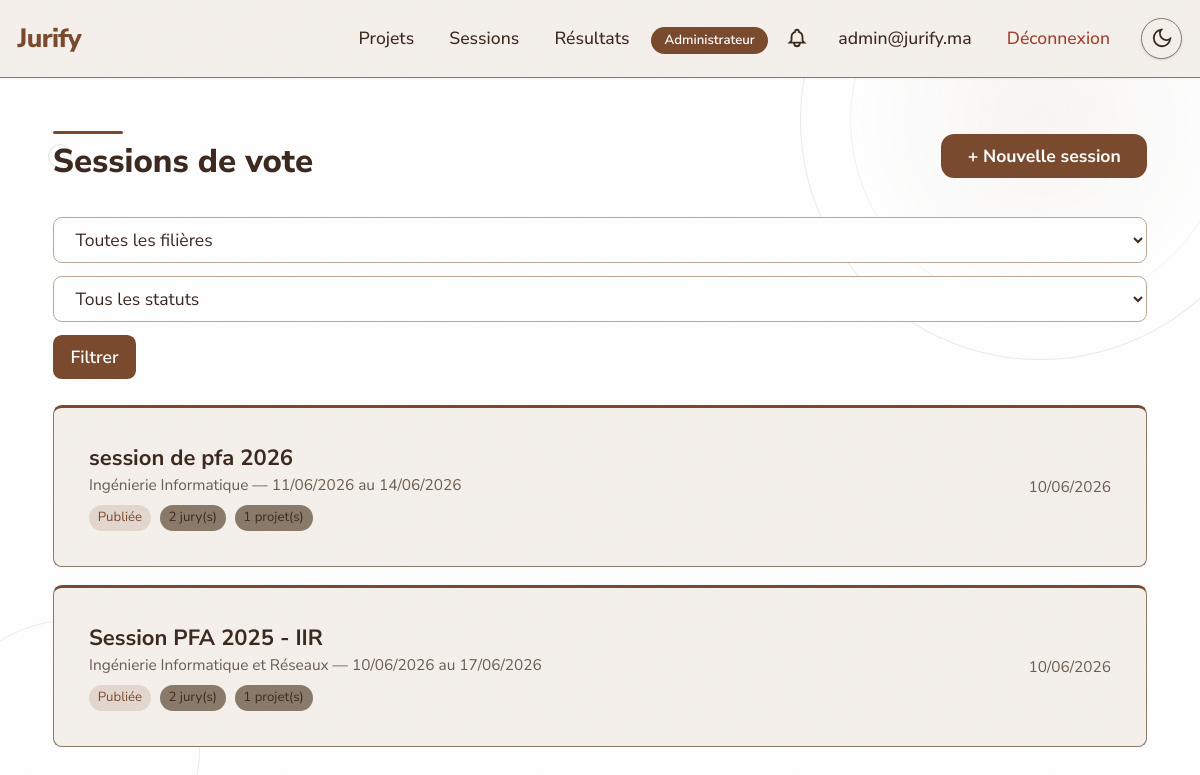
The app's page /sessions/ (signed in) with its own data.
### website/models.py (models this page shows, shortened)
class CustomUser(AbstractUser):
    class Role(models.TextChoices):
        ADMIN = 'ADMIN', 'Administrateur'
        JURY = 'JURY', 'Membre du Jury'
        PRESIDENT_JURY = 'PRESIDENT_JURY', 'Président du Jury'
        STUDENT = 'STUDENT', 'Étudiant'
        GUEST = 'GUEST', 'Invité'
    role = models.CharField(max_length=20, choices=Role.choices, default=Role.STUDENT)
    email = models.EmailField(unique=True)
    failed_login_attempts = models.IntegerField(default=0)
    locked_until = models.DateTimeField(null=True, blank=True)
    USERNAME_FIELD = 'email'
    REQUIRED_FIELDS = ['username']
    class Meta:
        verbose_name = 'Utilisateur'
        verbose_name_plural = 'Utilisateurs'

class SessionVote(models.Model):
    class Status(models.TextChoices):
        PLANNED = 'PLANNED', 'Planifiée'
        OPEN = 'OPEN', 'Ouverte'
        CLOSED = 'CLOSED', 'Fermée'
        PUBLISHED = 'PUBLISHED', 'Publiée'
    nom = models.CharField('Nom', max_length=200)
    date_debut = models.DateTimeField('Date de début')
    date_fin = models.DateTimeField('Date de fin')
    filiere = models.CharField('Filière', max_length=5, choices=Projet.Filiere.choices)
    status = models.CharField('Statut', max_length=20, choices=Status.choices, default=Status.PLANNED)
    created_by = models.ForeignKey(
        CustomUser, on_delete=models.CASCADE, related_name='sessions_created',
        verbose_name='Créée par'
    )
    projets = models.ManyToManyField(
        Projet, related_name='sessions', blank=True, verbose_name='Projets'
    )
    jury = models.ManyToManyField(
        CustomUser, related_name='sessions_jury', blank=True, verbose_name='Membres du jury'
    )
    created_at = models.DateTimeField('Créée le', auto_now_add=True)
    updated_at = models.DateTimeField('Modifiée le', auto_now=True)
    closed_at = models.DateTimeField('Fermée le', null=True, blank=True)
    published_at = models.DateTimeField('Publiée le', null=True, blank=True)
    closed_by = models.ForeignKey(
        CustomUser, on_delete=models.SET_NULL, null=True, blank=True,
        related_name='sessions_closed', verbose_name='Fermée par'
    )
    published_by = models.ForeignKey(
        CustomUser, on_delete=models.SET_NULL, null=True, blank=True,
        related_name='sessions_published', verbose_name='Publiée par'
    )
    class Meta:
        verbose_name = 'Session de vote'
        verbose_name_plural = 'Sessions de vote'
        ordering = ['-date_debut']

### website/views.py (the view)
# urls.py: path('sessions/', views.session_list_view, name='session_list'),
@role_required('ADMIN', 'JURY', 'PRESIDENT_JURY')
def session_list_view(request):
    if request.user.role == 'ADMIN':
        sessions = SessionVote.objects.all()
    else:
        sessions = SessionVote.objects.filter(jury=request.user)
    filiere = request.GET.get('filiere')
    status = request.GET.get('status')
    if filiere:
        sessions = sessions.filter(filiere=filiere)
    if status:
        sessions = sessions.filter(status=status)
    return render(request, 'session_list.html', {
        'sessions': sessions,
        'title': 'Sessions de vote',
        'current_filiere': filiere,
        'current_status': status,
        'session_vote': SessionVote,
        'projet_model': Projet,
    })

### website/context_processors.py (called while the page is built)
def notifications_processor(request):
    if request.user.is_authenticated:
        return {
            'unread_notifications_count': Notification.objects.filter(
                user=request.user, lu=False
            ).count(),
        }
    return {}

### website/templates/session_list.html (shortened to what this page needs)
{% extends 'base.html' %}
{% load static %}
{% block content %}
<div class="max-w-6xl mx-auto p-6 md:p-12">
    <div class="flex flex-col md:flex-row md:items-center md:justify-between gap-4 mb-8">
        <div>
            <div class="page-heading-drip"></div>
            <h1 class="text-3xl font-extrabold mt-2">{{ title }}</h1>
        </div>
        {% if user.role == 'ADMIN' %}
            <a href="{% url 'session_create' %}"
               class="bg-[var(--color-primary)] text-[var(--color-on-primary)] px-6 py-2 rounded-xl font-bold hover:opacity-90 transition-opacity btn-pop text-center">
                + Nouvelle session
            </a>
        {% endif %}
    </div>
    <form method="GET" class="flex flex-wrap gap-3 mb-6">
        <select name="filiere" class="px-4 py-2 border rounded-lg" onchange="this.form.submit()">
            <option value="">Toutes les filières</option>
        </select>
        <select name="status" class="px-4 py-2 border rounded-lg" onchange="this.form.submit()">
            <option value="">Tous les statuts</option>
        </select>
        <button type="submit" class="px-4 py-2 bg-[var(--color-primary)] text-[var(--color-on-primary)] rounded-lg font-semibold hover:opacity-90 btn-pop">
            Filtrer
        </button>
    </form>
    {% if sessions %}
        <div class="grid gap-4">
            {% for session in sessions %}
                {% if user.role == 'ADMIN' %}
                <a href="{% url 'session_detail' pk=session.pk %}"
                   class="rounded-box card-accent card-lift block">
                {% else %}
                <div class="rounded-box card-accent">
                {% endif %}
                    <div class="flex flex-col md:flex-row md:items-center md:justify-between gap-2">
                        <div class="flex-1">
                            <h3 class="text-xl font-bold">{{ session.nom }}</h3>
                            <p class="text-sm text-[var(--color-muted)]">
                                {{ session.get_filiere_display }} — {{ session.date_debut|date:"d/m/Y" }} au {{ session.date_fin|date:"d/m/Y" }}
                            </p>
                            <div class="flex flex-wrap gap-2 mt-2">
                                <span class="text-xs px-2 py-1 rounded-full
                                    {% if session.status == 'OPEN' %}bg-green-100 text-green-700
                                    {% elif session.status == 'CLOSED' %}bg-orange-100 text-orange-700
                                    {% elif session.status == 'PUBLISHED' %}bg-blue-100 text-blue-700
                                    {% else %}bg-gray-100 text-gray-700{% endif %}">
                                    {{ session.get_status_display }}
                                </span>
                                <span class="text-xs px-2 py-1 rounded-full bg-[var(--color-border)]">
                                    {{ session.jury.count }} jury(s)
                                </span>
                                <span class="text-xs px-2 py-1 rounded-full bg-[var(--color-border)]">
                                    {{ session.projets.count }} projet(s)
                                </span>
                            </div>
                        </div>
                        <div class="text-right text-sm text-[var(--color-muted)] whitespace-nowrap">
                            {{ session.created_at|date:"d/m/Y" }}
                        </div>
                    </div>
                {% if user.role == 'ADMIN' %}
                </a>
                {% else %}
                </div>
                {% endif %}
            {% endfor %}
        </div>
    {% endif %}
</div>
{% endblock %}

### website/templates/navbar.html (shortened to what this page needs)
{% load static %}
<nav class="bg-[var(--color-secondary)] p-4 border-b border-[var(--color-border)] flex items-center justify-between shadow-sm">
    <a href="{% url 'home' %}" class="text-2xl font-extrabold tracking-tight text-[var(--color-primary)]">
        Jurify
    </a>
    <ul class="flex items-center space-x-2">
        {% if user.is_authenticated %}
            {% if user.role == 'STUDENT' or user.role == 'ADMIN' %}
                <li>
                    <a href="{% url 'project_list' %}" class="px-3 py-2 hover:bg-[var(--color-border)] rounded-lg transition-colors font-medium">
                        Projets
                    </a>
                </li>
            {% endif %}
            {% if user.role == 'ADMIN' %}
                <li>
                    <a href="{% url 'session_list' %}" class="px-3 py-2 hover:bg-[var(--color-border)] rounded-lg transition-colors font-medium">
                        Sessions
                    </a>
                </li>
            {% endif %}
            <li>
                <a href="{% url 'results_public' %}" class="px-3 py-2 hover:bg-[var(--color-border)] rounded-lg transition-colors font-medium">
                    Résultats
                </a>
            </li>
            <li>
                <span class="px-3 py-1 text-xs font-semibold rounded-full bg-[var(--color-primary)] text-[var(--color-on-primary)]">
                    {{ user.get_role_display }}
                </span>
            </li>
            <li class="relative">
                <a href="{% url 'notifications' %}" class="p-2 hover:bg-[var(--color-border)] rounded-lg transition-colors inline-flex items-center">
                </a>
            </li>
            <li>
                <a href="{% url 'profile' %}" class="px-3 py-2 hover:bg-[var(--color-border)] rounded-lg transition-colors font-medium">
                    {{ user.get_full_name|default:user.email }}
                </a>
            </li>
            <li>
                <a href="{% url 'logout' %}" class="px-3 py-2 text-[var(--color-destructive)] hover:bg-red-50 rounded-lg transition-colors font-medium">
                    Déconnexion
                </a>
            </li>
        {% endif %}
        <li>
            <button onclick="toggleTheme()" id="theme-toggle" class="p-2 bg-[var(--color-secondary)] rounded-full shadow border border-[var(--color-border)] text-[var(--color-foreground)] ml-2">
                <span id="theme-icon-moon">
                    <svg xmlns="http://www.w3.org/2000/svg" class="w-5 h-5" fill="none" viewBox="0 0 24 24" stroke="currentColor" stroke-width="2">
                        <path d="M21 12.79A9 9 0 1 1 11.21 3 7 7 0 0 0 21 12.79z"></path>
                    </svg>
                </span>
            </button>
        </li>
    </ul>
</nav>

### static/css/theme.css (style rules this page uses)
:root { --font-family: 'Nunito Sans', sans-serif; --color-background: #FFFFFF; --color-foreground: #3C2A21; --color-primary: #7A4A2E; --color-on-primary: #FFFFFF; --color-secondary: #F5F0EB; --color-accent: #7A4A2E; --color-muted: #6B5D52; --color-border: #8A7A6A; --color-destructive: #A04030; --color-ring: #7A4A2E; --color-input-bg: #FFFFFF; --color-input-text: #3C2A21; --color-input-border: #B8A898; --color-input-placeholder: #9A8A7A; --color-select-bg: #FFFFFF; }
html { font-size: 110%; }
body { background-color: var(--color-background); color: var(--color-foreground); font-family: var(--font-family); margin: 0; padding: 0; line-height: 1.6; transition: background-color 0.3s, color 0.3s; }
.rounded-box { background-color: var(--color-secondary); border: 1px solid var(--color-border); border-radius: 0.5rem; padding: 2rem; }
input, select, textarea { background-color: var(--color-input-bg); color: var(--color-input-text); border: 1px solid var(--color-input-border); border-radius: 0.375rem; padding: 0.75rem; width: 100%; font-family: inherit; font-size: 0.875rem; line-height: 1.5; transition: border-color 0.2s, box-shadow 0.2s, background-color 0.3s, color 0.3s; }
select { appearance: auto; background-color: var(--color-select-bg); cursor: pointer; }
option { background-color: var(--color-select-bg); color: var(--color-input-text); }
.bg-blue-100 { background-color: color-mix(in srgb, var(--color-accent) 15%, transparent) !important; }
.text-blue-700 { color: var(--color-accent) !important; }
.card-accent { border-top: 3px solid var(--color-primary); border-radius: 0.5rem; }
.card-lift { transition: transform 0.2s ease-out, box-shadow 0.2s ease-out; }
.btn-pop { font-weight: 600; transition: transform 0.15s ease, box-shadow 0.15s ease; }
.page-heading-drip { height: 3px; background: var(--color-primary); border-radius: 2px; width: 4rem; }
body::after { content: ''; position: fixed; inset: 0; z-index: 9998; pointer-events: none; background-repeat: repeat; background-size: 256px 256px; opacity: 0.04; mix-blend-mode: multiply; }

### records on screen
CustomUser: role "Administrateur", get_full_name "admin@jurify.ma"
SessionVote: nom "session de pfa 2026", filiere "Ingénierie Informatique", date_debut "11/06/2026", date_fin "14/06/2026", status "Publiée", jury.count "2", projets.count "1", created_at "10/06/2026"
SessionVote: nom "Session PFA 2025 - IIR", filiere "Ingénierie Informatique et Réseaux", date_debut "10/06/2026", date_fin "17/06/2026", status "Publiée", jury.count "2", projets.count "1", created_at "10/06/2026"

### other values on screen
{{ title }} "Sessions de vote"
